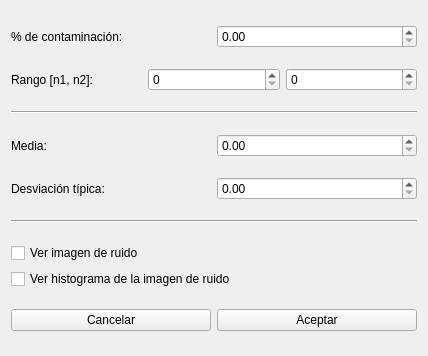
<?xml version="1.0" encoding="UTF-8"?>
<ui version="4.0">
 <class>RGaussiano</class>
 <widget class="QWidget" name="RGaussiano">
  <property name="geometry">
   <rect>
    <x>0</x>
    <y>0</y>
    <width>428</width>
    <height>356</height>
   </rect>
  </property>
  <property name="windowTitle">
   <string>Form</string>
  </property>
  <layout class="QVBoxLayout" name="verticalLayout_2">
   <item>
    <layout class="QHBoxLayout" name="horizontalLayout">
     <item>
      <widget class="QLabel" name="label">
       <property name="text">
        <string>% de contaminación: </string>
       </property>
      </widget>
     </item>
     <item>
      <widget class="QDoubleSpinBox" name="doubleSpinBoxP"/>
     </item>
    </layout>
   </item>
   <item>
    <layout class="QHBoxLayout" name="horizontalLayout_2">
     <item>
      <widget class="QLabel" name="label_2">
       <property name="text">
        <string>Rango [n1, n2]: </string>
       </property>
      </widget>
     </item>
     <item>
      <widget class="QSpinBox" name="spinBoxN1"/>
     </item>
     <item>
      <widget class="QSpinBox" name="spinBoxN2"/>
     </item>
    </layout>
   </item>
   <item>
    <widget class="Line" name="line">
     <property name="orientation">
      <enum>Qt::Horizontal</enum>
     </property>
    </widget>
   </item>
   <item>
    <layout class="QHBoxLayout" name="horizontalLayout_4">
     <item>
      <widget class="QLabel" name="label_4">
       <property name="text">
        <string>Media: </string>
       </property>
      </widget>
     </item>
     <item>
      <widget class="QDoubleSpinBox" name="doubleSpinBoxMedia"/>
     </item>
    </layout>
   </item>
   <item>
    <layout class="QHBoxLayout" name="horizontalLayout_5">
     <item>
      <widget class="QLabel" name="label_3">
       <property name="text">
        <string>Desviación típica: </string>
       </property>
      </widget>
     </item>
     <item>
      <widget class="QDoubleSpinBox" name="doubleSpinBoxDesv"/>
     </item>
    </layout>
   </item>
   <item>
    <widget class="Line" name="line_2">
     <property name="orientation">
      <enum>Qt::Horizontal</enum>
     </property>
    </widget>
   </item>
   <item>
    <layout class="QVBoxLayout" name="verticalLayout">
     <item>
      <widget class="QCheckBox" name="checkBoxImagenR">
       <property name="text">
        <string>Ver imagen de ruido</string>
       </property>
      </widget>
     </item>
     <item>
      <widget class="QCheckBox" name="checkBoxHistR">
       <property name="text">
        <string>Ver histograma de la imagen de ruido</string>
       </property>
      </widget>
     </item>
    </layout>
   </item>
   <item>
    <layout class="QHBoxLayout" name="horizontalLayout_3">
     <item>
      <widget class="QPushButton" name="ButtonCancelar">
       <property name="text">
        <string>Cancelar</string>
       </property>
      </widget>
     </item>
     <item>
      <widget class="QPushButton" name="ButtonAceptar">
       <property name="text">
        <string>Aceptar</string>
       </property>
      </widget>
     </item>
    </layout>
   </item>
  </layout>
 </widget>
 <resources/>
 <connections/>
</ui>
